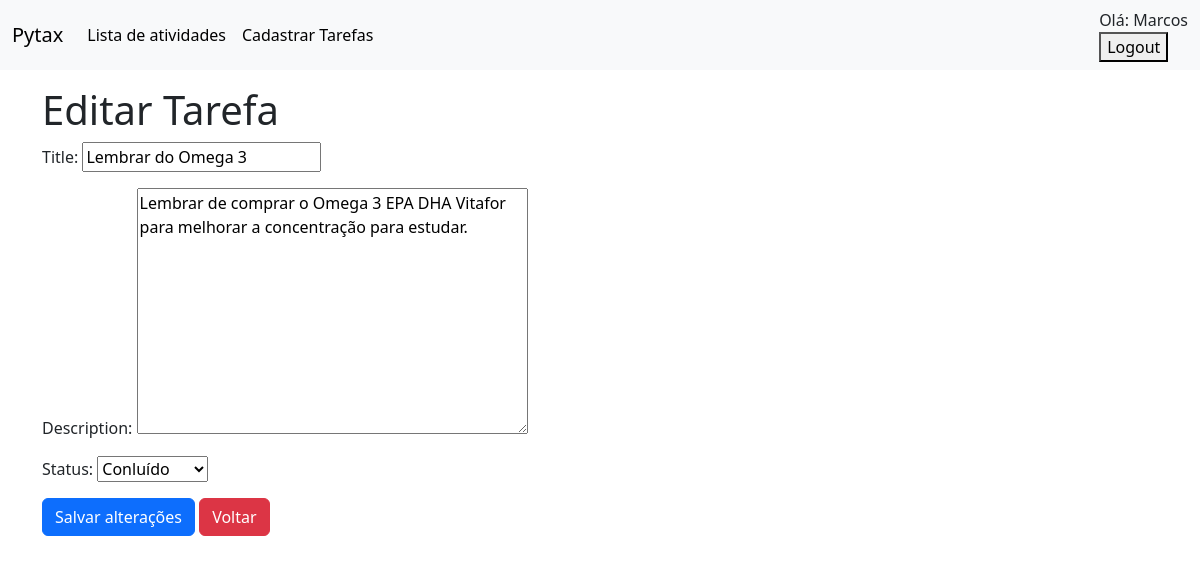
Screenshot of /tasks/3/edit/ (signed in) with the database file from the repository.
### tasks/models.py (models this page shows, shortened)
class Task(models.Model):
    STATUS_CHOICES = [
        ("P", "Pendente"),
        ("A", "Andamento"),
        ("C", "Conluído")
    ]
    title = models.CharField(max_length=255)
    description = models.TextField()
    status = models.CharField(max_length=1, choices=STATUS_CHOICES, default='P')
    created_at = models.DateTimeField(auto_now_add=True)
    due_date = models.DateTimeField()

### tasks/views.py (the view, shortened to what this page needs)
# urls.py: path('tasks/<int:pk>/edit/', TaskUpdateView.as_view(), name = 'task-edit'),
class TaskUpdateView(UpdateView):
    model = Task
    form_class = TaskForm
    template_name = 'tasks/task_edit.html'
    success_url = reverse_lazy('task-list')

### tasks/forms.py
class TaskForm(forms.ModelForm):
    class Meta:
        model = Task
        fields =['title', 'description','status']

### tasks/templates/tasks/task_edit.html (shortened to what this page needs)
 {% extends "base.html" %}
 {% block content %}
    <h1>Editar Tarefa</h1>
    <form method="post" class="form">
        {{form.as_p}}
        <button type="submit" class="btn btn-primary">Salvar alterações</button>
         <a href="{% url "task-list" %}" class="btn btn-danger">Voltar</a>
    </form>
 {% endblock content %}

### tasks/templates/base.html (shortened to what this page needs)
<!doctype html>
<html lang="en">
  <head>
    <link href="https://cdn.jsdelivr.net/npm/bootstrap@5.3.8/dist/css/bootstrap.min.css" rel="stylesheet">
  </head>
  <body>
<nav class="navbar navbar-expand-lg bg-body-tertiary">
  <div class="container-fluid">
    <a class="navbar-brand" href="#">Pytax</a>
    <div class="collapse navbar-collapse" id="navbarNav">
      {% if request.user.is_authenticated %}
        <ul class="navbar-nav">
          <li class="nav-item">
            <a class="nav-link active" aria-current="page" href="{% url 'task-list' %}">Lista de atividades</a>
          </li>
          <li class="nav-item">
            <a class="nav-link active" aria-current="page" href="{% url "task-create" %}">Cadastrar Tarefas</a>
          </li>
        </ul>
      {% endif %}
    </div>
    <div class="mt-3 mt-lg-0">
      {% if request.user.is_authenticated %}
        Olá: {{request.user.username}}
        <form action="{% url "logout" %}" method="post">
          <button type="submit">Logout</button>
        </form>
    </div>
      {% else %}
        <div class="mt-3 mt-lg-0">
          <a href="{% url "login" %}" class="btn btn_light mx-3">Login</a>
      {% endif %}
      </div>
</nav>
    <main class="container mt-3">
            {% block content %}{% endblock  %}
    </main>
  </body>
</html>

### rows the page displays
Task: title "Lembrar do Omega 3", description "Lembrar de comprar o Omega 3 EPA DHA Vitafor para melhorar a concentração para estudar.", status "Conluído"

### other values shown
{{ request.user.username }} "Marcos"
